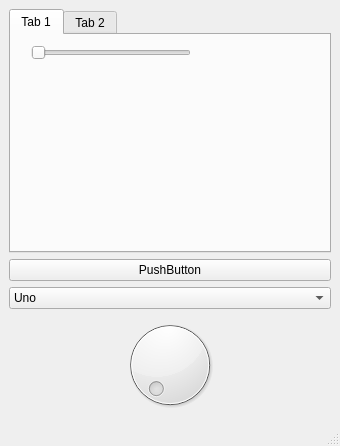
<?xml version="1.0" encoding="UTF-8"?>
<ui version="4.0">
 <class>MainWindow</class>
 <widget class="QMainWindow" name="MainWindow">
  <property name="geometry">
   <rect>
    <x>0</x>
    <y>0</y>
    <width>340</width>
    <height>446</height>
   </rect>
  </property>
  <property name="windowTitle">
   <string>MainWindow</string>
  </property>
  <widget class="QWidget" name="centralwidget">
   <layout class="QVBoxLayout" name="verticalLayout_2">
    <item>
     <layout class="QVBoxLayout" name="verticalLayout">
      <item>
       <widget class="QTabWidget" name="tabWidget">
        <property name="currentIndex">
         <number>0</number>
        </property>
        <widget class="QWidget" name="tab">
         <attribute name="title">
          <string>Tab 1</string>
         </attribute>
         <widget class="QSlider" name="horizontalSlider">
          <property name="geometry">
           <rect>
            <x>20</x>
            <y>10</y>
            <width>160</width>
            <height>16</height>
           </rect>
          </property>
          <property name="minimum">
           <number>0</number>
          </property>
          <property name="orientation">
           <enum>Qt::Orientation::Horizontal</enum>
          </property>
         </widget>
        </widget>
        <widget class="QWidget" name="tab_2">
         <attribute name="title">
          <string>Tab 2</string>
         </attribute>
         <widget class="QRadioButton" name="radioButton">
          <property name="geometry">
           <rect>
            <x>20</x>
            <y>20</y>
            <width>98</width>
            <height>24</height>
           </rect>
          </property>
          <property name="text">
           <string>RadioButton</string>
          </property>
         </widget>
         <widget class="QCheckBox" name="checkBox">
          <property name="geometry">
           <rect>
            <x>20</x>
            <y>50</y>
            <width>84</width>
            <height>24</height>
           </rect>
          </property>
          <property name="text">
           <string>CheckBox</string>
          </property>
         </widget>
        </widget>
       </widget>
      </item>
      <item>
       <widget class="QPushButton" name="pushButton">
        <property name="text">
         <string>PushButton</string>
        </property>
       </widget>
      </item>
      <item>
       <widget class="QComboBox" name="comboBox">
        <item>
         <property name="text">
          <string>Uno</string>
         </property>
        </item>
        <item>
         <property name="text">
          <string>Dos</string>
         </property>
        </item>
        <item>
         <property name="text">
          <string>Tres</string>
         </property>
        </item>
        <item>
         <property name="text">
          <string>Cuatro</string>
         </property>
        </item>
        <item>
         <property name="text">
          <string>Cinco</string>
         </property>
        </item>
       </widget>
      </item>
      <item>
       <widget class="QDial" name="dial"/>
      </item>
     </layout>
    </item>
   </layout>
  </widget>
  <widget class="QMenuBar" name="menubar">
   <property name="geometry">
    <rect>
     <x>0</x>
     <y>0</y>
     <width>340</width>
     <height>33</height>
    </rect>
   </property>
  </widget>
  <widget class="QStatusBar" name="statusbar"/>
 </widget>
 <resources/>
 <connections/>
</ui>
